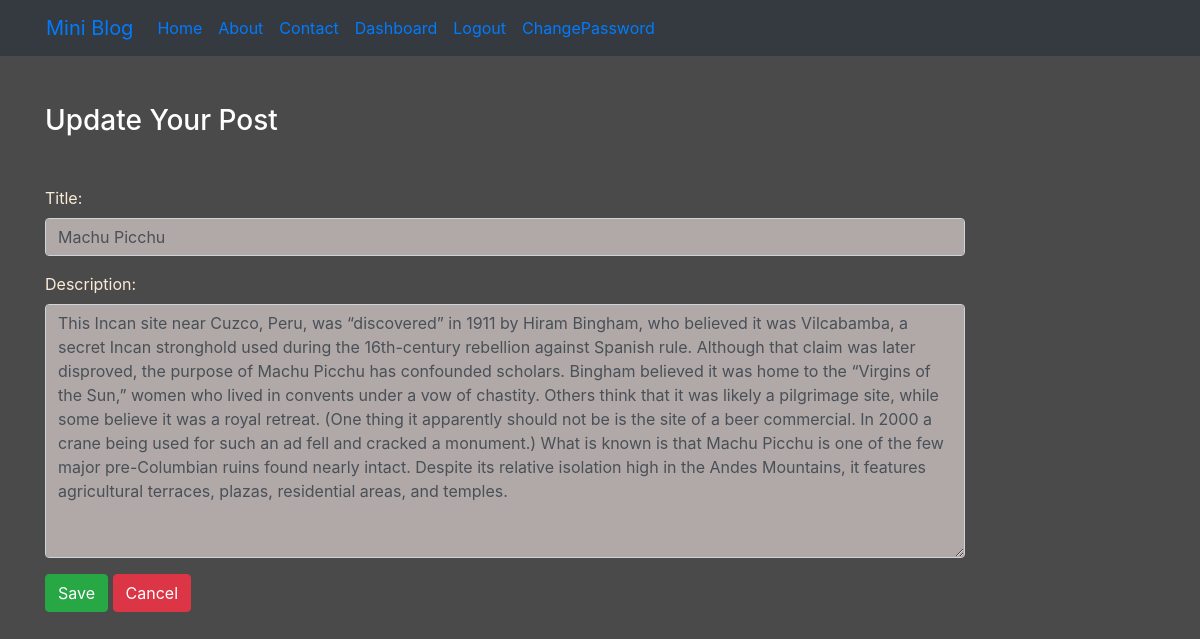
The page /updatepost/4/ (signed in) on the database its author committed.
### blog/models.py (models this page shows)
class Post(models.Model):
    title=models.CharField(max_length=150)
    desc=models.TextField()

### blog/views.py (the view)
# urls.py: path('updatepost/<int:id>/',views.update_post,name='updatepost'),
def update_post(request,id):
    if request.user.is_authenticated:
        pi=Post.objects.get(pk=id)
        if request.method=='POST':
            pf=PostForm(request.POST,instance=pi)
            if pf.is_valid():
                pf.save()
                return HttpResponseRedirect('/dashboard/')
        else:
            pf=PostForm(instance=pi)
        return render(request,'blog/updatepost.html',{'pf':pf})
    else:
        return HttpResponseRedirect('/login/')

### blog/forms.py
class PostForm(forms.ModelForm):
    class Meta:
        model = Post
        fields = ['title', 'desc']
        labels = {'desc': 'Description'}
        widgets = {'title': forms.TextInput(
            attrs={'class': 'form-control'}), 'desc': forms.Textarea(attrs={'class': 'form-control'})}

### blog/templates/blog/updatepost.html (shortened to what this page needs)
{% extends 'blog/base.html' %}
{% block content %}
<div class="col-sm-10">
    <h3 class="text-white my-5">Update Your Post</h3>
    <form action="" method="post">
        {{pf.as_p}}
        <input type="submit" value="Save" class="btn btn-success">
        <a href="{% url 'dashboard' %}" class="btn btn-danger">Cancel</a>
    </form>
</div>
{% endblock content %}

### blog/static/blog/css/style.css (style rules this page uses)
body { background-color: rgb(75,74,74); color: antiquewhite; }
.form-control { background-color: rgb(177,168,168); }

### rows shown on the page
Post: title "Machu Picchu", desc "This Incan site near Cuzco, Peru, was “discovered” in 1911 by Hiram Bingham, who believed it was Vilcabamba, a secret Incan stronghold used during the 16th-century rebellion against Spanish rule. Although that claim was later disproved, the purpose of Machu Picchu has confounded scholars. Bingham believed it was home to the “Virgins of the Sun,” women who lived in convents under a vow of chastity. Others think that it was likely a pilgrimage site, while some believe it was a royal retreat. (One thing it apparently should not be is the site of a beer commercial. In 2000 a crane being used for such an ad fell and cracked a monument.) What is known is that Machu Picchu is one of the few major…"
